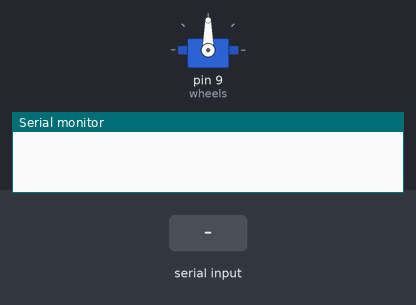
Recording of a sketch running on a simulated Arduino Uno, built with avr-gcc and run on an emulated ATmega328P. Parts: servo, the last lines printed to the serial monitor. The inputs (shaded band) are chosen by the test bench.

Above: at 1.2 s.
1.3 s: "2\n" received over Serial
At 2.5 s:
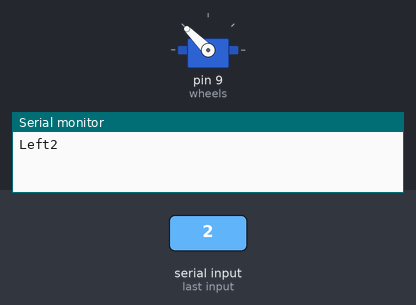
2.8 s: "3\n" received over Serial
At 3.7 s:
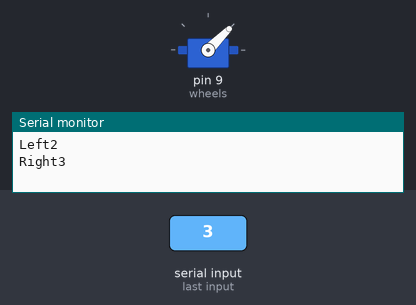
4.3 s: "1\n" received over Serial
At 4.9 s:
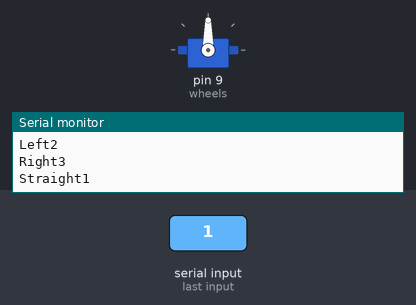
Timing chart, 0 to 7.3 s (numbered marks = the images above; inputs shaded):
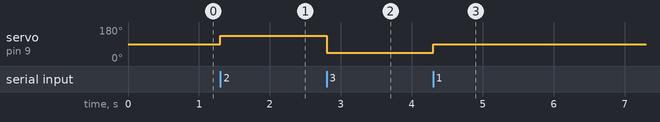

Measured:
- after the input at 1.3 s, servo on pin 9 (wheels): 90° → 135° at once
- after the input at 2.8 s, servo on pin 9 (wheels): 135° → 45° at once
- after the input at 4.3 s, servo on pin 9 (wheels): 45° → 90° at once

The sketch:

raspiTest.ino
```cpp
#include <Servo.h>

Servo wheels;
double maxSpeedOffset = 45;
double maxWheelOffset = 85;


void setup() {
  wheels.attach(9);
  Serial.begin(9600);
}

/* Convert degree value to radians */
double degToRad(double degrees){
  return (degrees * 71) / 4068;
}

/* Convert radian value to degrees */
double radToDeg(double radians){
  return (radians * 4068) / 71;
}

/*
Check KEYBOARD value of incoming byte, convert to command for servo
*/
void raspiToServo(int cmd){
  if(cmd == '1'){
    Serial.write("Straight");
    wheels.write(90);
  }
  else if(cmd == '2'){
   Serial.write("Left");
   wheels.write(135);
  }
  else if(cmd == '3'){
   Serial.write("Right");
   wheels.write(45);
  }
  else if(cmd == '4'){
    Serial.write("Back");
    wheels.write(90);
  }


}
//HEY JUAN LOOK IT'S THE FUCKING MAIN LOOP BITCH


void loop() {
  int incomingByte;
  if(Serial.available() > 0) {
    // read the incoming byte:
    incomingByte = Serial.read();
    raspiToServo(incomingByte);
    // echo
    Serial.write(incomingByte);
    Serial.write('\n');
  }
}
/*
for (int i =0; i < 360; i++){
    double rad = degToRad(i);
    double speedOffset = sin(rad) * maxSpeedOffset;
    double wheelOffset = sin(rad) * maxWheelOffset;
    wheels.write(90 + wheelOffset);
    delay(50);
  }
  */
```
